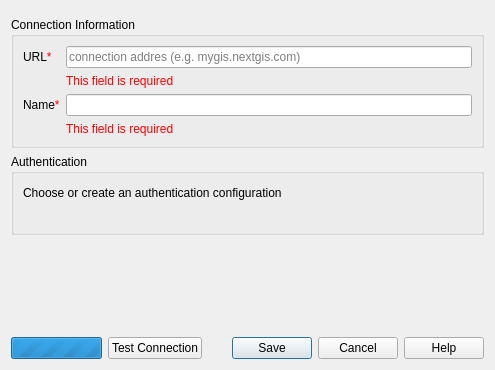
<?xml version="1.0" encoding="UTF-8"?>
<ui version="4.0">
 <class>NGWConnectionEditorDialogBase</class>
 <widget class="QDialog" name="NGWConnectionEditorDialogBase">
  <property name="geometry">
   <rect>
    <x>0</x>
    <y>0</y>
    <width>495</width>
    <height>370</height>
   </rect>
  </property>
  <property name="windowTitle">
   <string>Create a New NextGIS Web Connection</string>
  </property>
  <layout class="QVBoxLayout" name="verticalLayout">
   <item>
    <widget class="QgsMessageBar" name="messageBar" native="true"/>
   </item>
   <item>
    <widget class="QGroupBox" name="informationGroupBox">
     <property name="sizePolicy">
      <sizepolicy hsizetype="Preferred" vsizetype="Minimum">
       <horstretch>0</horstretch>
       <verstretch>0</verstretch>
      </sizepolicy>
     </property>
     <property name="title">
      <string>Connection Information</string>
     </property>
     <layout class="QVBoxLayout" name="verticalLayout_2">
      <item>
       <layout class="QGridLayout" name="gridLayout">
        <item row="2" column="0">
         <widget class="QLabel" name="nameLabel">
          <property name="text">
           <string>Name&lt;span style=&quot; color:#ff0000;&quot;&gt;*&lt;/span&gt;</string>
          </property>
         </widget>
        </item>
        <item row="0" column="0">
         <widget class="QLabel" name="urlLabel">
          <property name="text">
           <string>URL&lt;span style=&quot;color:#ff0000;&quot;&gt;*&lt;/span&gt;</string>
          </property>
         </widget>
        </item>
        <item row="2" column="1">
         <widget class="QgsHighlightableLineEdit" name="nameLineEdit">
          <property name="text">
           <string/>
          </property>
         </widget>
        </item>
        <item row="0" column="1">
         <widget class="QgsHighlightableLineEdit" name="urlLineEdit">
          <property name="text">
           <string/>
          </property>
          <property name="placeholderText">
           <string>connection addres (e.g. mygis.nextgis.com)</string>
          </property>
         </widget>
        </item>
        <item row="1" column="1">
         <widget class="QLabel" name="urlErrorLabel">
          <property name="text">
           <string>&lt;span style=&quot;color:#ff0000;&quot;&gt;This field is required&lt;/span&gt;</string>
          </property>
         </widget>
        </item>
        <item row="3" column="1">
         <widget class="QLabel" name="nameRequiredLabel">
          <property name="text">
           <string>&lt;span style=&quot;color:#ff0000;&quot;&gt;This field is required&lt;/span&gt;</string>
          </property>
         </widget>
        </item>
       </layout>
      </item>
     </layout>
    </widget>
   </item>
   <item>
    <widget class="QGroupBox" name="authGroupBox">
     <property name="sizePolicy">
      <sizepolicy hsizetype="Preferred" vsizetype="Minimum">
       <horstretch>0</horstretch>
       <verstretch>0</verstretch>
      </sizepolicy>
     </property>
     <property name="title">
      <string>Authentication</string>
     </property>
     <layout class="QVBoxLayout" name="verticalLayout_3">
      <item>
       <layout class="QHBoxLayout" name="horizontalLayout_2">
        <item>
         <widget class="QLabel" name="storage_auth_label">
          <property name="sizePolicy">
           <sizepolicy hsizetype="Preferred" vsizetype="Minimum">
            <horstretch>0</horstretch>
            <verstretch>0</verstretch>
           </sizepolicy>
          </property>
          <property name="text">
           <string>Choose or create an authentication configuration</string>
          </property>
          <property name="textFormat">
           <enum>Qt::PlainText</enum>
          </property>
          <property name="wordWrap">
           <bool>false</bool>
          </property>
         </widget>
        </item>
        <item>
         <widget class="QLabel" name="auth_storage_info">
          <property name="toolTip">
           <string>Configurations store encrypted credentials in the QGIS authentication database.</string>
          </property>
          <property name="text">
           <string/>
          </property>
         </widget>
        </item>
        <item>
         <spacer name="horizontalSpacer">
          <property name="orientation">
           <enum>Qt::Horizontal</enum>
          </property>
          <property name="sizeHint" stdset="0">
           <size>
            <width>40</width>
            <height>20</height>
           </size>
          </property>
         </spacer>
        </item>
       </layout>
      </item>
      <item>
       <layout class="QHBoxLayout" name="horizontalLayout">
        <item>
         <widget class="QLabel" name="authWarningLabel">
          <property name="text">
           <string/>
          </property>
         </widget>
        </item>
        <item>
         <widget class="QgsAuthConfigSelect" name="authWidget">
          <property name="sizePolicy">
           <sizepolicy hsizetype="Preferred" vsizetype="Fixed">
            <horstretch>0</horstretch>
            <verstretch>0</verstretch>
           </sizepolicy>
          </property>
         </widget>
        </item>
       </layout>
      </item>
     </layout>
    </widget>
   </item>
   <item>
    <spacer name="verticalSpacer">
     <property name="orientation">
      <enum>Qt::Vertical</enum>
     </property>
     <property name="sizeType">
      <enum>QSizePolicy::MinimumExpanding</enum>
     </property>
     <property name="sizeHint" stdset="0">
      <size>
       <width>0</width>
       <height>0</height>
      </size>
     </property>
    </spacer>
   </item>
   <item>
    <layout class="QHBoxLayout" name="buttonsLayout">
     <property name="topMargin">
      <number>6</number>
     </property>
     <item>
      <widget class="QProgressBar" name="progressBar">
       <property name="sizePolicy">
        <sizepolicy hsizetype="Preferred" vsizetype="Fixed">
         <horstretch>0</horstretch>
         <verstretch>0</verstretch>
        </sizepolicy>
       </property>
       <property name="minimum">
        <number>0</number>
       </property>
       <property name="maximum">
        <number>0</number>
       </property>
       <property name="value">
        <number>0</number>
       </property>
      </widget>
     </item>
     <item>
      <widget class="QPushButton" name="testConnectionButton">
       <property name="text">
        <string>Test Connection</string>
       </property>
      </widget>
     </item>
     <item>
      <widget class="QDialogButtonBox" name="buttonBox">
       <property name="orientation">
        <enum>Qt::Horizontal</enum>
       </property>
       <property name="standardButtons">
        <set>QDialogButtonBox::Cancel|QDialogButtonBox::Help|QDialogButtonBox::Save</set>
       </property>
      </widget>
     </item>
    </layout>
   </item>
  </layout>
 </widget>
 <customwidgets>
  <customwidget>
   <class>QgsAuthConfigSelect</class>
   <extends>QWidget</extends>
   <header>qgsauthconfigselect.h</header>
  </customwidget>
  <customwidget>
   <class>QgsMessageBar</class>
   <extends>QWidget</extends>
   <header>qgis.gui</header>
   <container>1</container>
  </customwidget>
  <customwidget>
   <class>QgsHighlightableLineEdit</class>
   <extends>QLineEdit</extends>
   <header>qgis.gui</header>
  </customwidget>
 </customwidgets>
 <tabstops>
  <tabstop>urlLineEdit</tabstop>
  <tabstop>nameLineEdit</tabstop>
  <tabstop>testConnectionButton</tabstop>
 </tabstops>
 <resources/>
 <connections/>
</ui>
